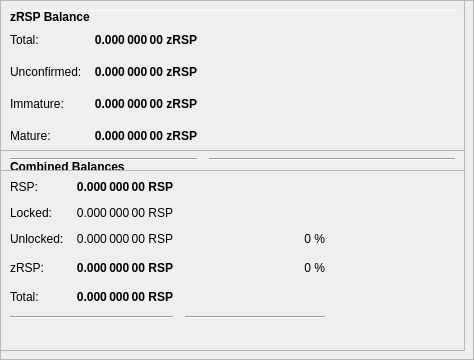
        <widget class="QFrame" name="frameObfuscation">
         <property name="minimumSize">
          <size>
           <width>0</width>
           <height>350</height>
          </size>
         </property>
         <property name="layoutDirection">
          <enum>Qt::LeftToRight</enum>
         </property>
         <property name="frameShape">
          <enum>QFrame::StyledPanel</enum>
         </property>
         <property name="frameShadow">
          <enum>QFrame::Raised</enum>
         </property>
         <widget class="QPushButton" name="runAutoDenom">
          <property name="geometry">
           <rect>
            <x>251</x>
            <y>17</y>
            <width>1</width>
            <height>1</height>
           </rect>
          </property>
          <property name="palette">
           <palette>
            <active>
             <colorrole role="WindowText">
              <brush brushstyle="SolidPattern">
               <color alpha="255">
                <red>0</red>
                <green>0</green>
                <blue>0</blue>
               </color>
              </brush>
             </colorrole>
             <colorrole role="Button">
              <brush brushstyle="SolidPattern">
               <color alpha="255">
                <red>239</red>
                <green>238</green>
                <blue>238</blue>
               </color>
              </brush>
             </colorrole>
             <colorrole role="Light">
              <brush brushstyle="SolidPattern">
               <color alpha="255">
                <red>255</red>
                <green>255</green>
                <blue>255</blue>
               </color>
              </brush>
             </colorrole>
             <colorrole role="Midlight">
              <brush brushstyle="SolidPattern">
               <color alpha="255">
                <red>247</red>
                <green>246</green>
                <blue>246</blue>
               </color>
              </brush>
             </colorrole>
             <colorrole role="Dark">
              <brush brushstyle="SolidPattern">
               <color alpha="255">
                <red>119</red>
                <green>119</green>
                <blue>119</blue>
               </color>
              </brush>
             </colorrole>
             <colorrole role="Mid">
              <brush brushstyle="SolidPattern">
               <color alpha="255">
                <red>159</red>
                <green>159</green>
                <blue>159</blue>
               </color>
              </brush>
             </colorrole>
             <colorrole role="Text">
              <brush brushstyle="SolidPattern">
               <color alpha="255">
                <red>0</red>
                <green>0</green>
                <blue>0</blue>
               </color>
              </brush>
             </colorrole>
             <colorrole role="BrightText">
              <brush brushstyle="SolidPattern">
               <color alpha="255">
                <red>255</red>
                <green>255</green>
                <blue>255</blue>
               </color>
              </brush>
             </colorrole>
             <colorrole role="ButtonText">
              <brush brushstyle="SolidPattern">
               <color alpha="255">
                <red>0</red>
                <green>0</green>
                <blue>0</blue>
               </color>
              </brush>
             </colorrole>
             <colorrole role="Base">
              <brush brushstyle="SolidPattern">
               <color alpha="255">
                <red>255</red>
                <green>255</green>
                <blue>255</blue>
               </color>
              </brush>
             </colorrole>
             <colorrole role="Window">
              <brush brushstyle="SolidPattern">
               <color alpha="255">
                <red>239</red>
                <green>238</green>
                <blue>238</blue>
               </color>
              </brush>
             </colorrole>
             <colorrole role="Shadow">
              <brush brushstyle="SolidPattern">
               <color alpha="255">
                <red>0</red>
                <green>0</green>
                <blue>0</blue>
               </color>
              </brush>
             </colorrole>
             <colorrole role="AlternateBase">
              <brush brushstyle="SolidPattern">
               <color alpha="255">
                <red>247</red>
                <green>246</green>
                <blue>246</blue>
               </color>
              </brush>
             </colorrole>
             <colorrole role="ToolTipBase">
              <brush brushstyle="SolidPattern">
               <color alpha="255">
                <red>255</red>
                <green>255</green>
                <blue>220</blue>
               </color>
              </brush>
             </colorrole>
             <colorrole role="ToolTipText">
              <brush brushstyle="SolidPattern">
               <color alpha="255">
                <red>0</red>
                <green>0</green>
                <blue>0</blue>
               </color>
              </brush>
             </colorrole>
            </active>
            <inactive>
             <colorrole role="WindowText">
              <brush brushstyle="SolidPattern">
               <color alpha="255">
                <red>0</red>
                <green>0</green>
                <blue>0</blue>
               </color>
              </brush>
             </colorrole>
             <colorrole role="Button">
              <brush brushstyle="SolidPattern">
               <color alpha="255">
                <red>239</red>
                <green>238</green>
                <blue>238</blue>
               </color>
              </brush>
             </colorrole>
             <colorrole role="Light">
              <brush brushstyle="SolidPattern">
               <color alpha="255">
                <red>255</red>
                <green>255</green>
                <blue>255</blue>
               </color>
              </brush>
             </colorrole>
             <colorrole role="Midlight">
              <brush brushstyle="SolidPattern">
               <color alpha="255">
                <red>247</red>
                <green>246</green>
                <blue>246</blue>
               </color>
              </brush>
             </colorrole>
             <colorrole role="Dark">
              <brush brushstyle="SolidPattern">
               <color alpha="255">
                <red>119</red>
                <green>119</green>
                <blue>119</blue>
               </color>
              </brush>
             </colorrole>
             <colorrole role="Mid">
              <brush brushstyle="SolidPattern">
               <color alpha="255">
                <red>159</red>
                <green>159</green>
                <blue>159</blue>
               </color>
              </brush>
             </colorrole>
             <colorrole role="Text">
              <brush brushstyle="SolidPattern">
               <color alpha="255">
                <red>0</red>
                <green>0</green>
                <blue>0</blue>
               </color>
              </brush>
             </colorrole>
             <colorrole role="BrightText">
              <brush brushstyle="SolidPattern">
               <color alpha="255">
                <red>255</red>
                <green>255</green>
                <blue>255</blue>
               </color>
              </brush>
             </colorrole>
             <colorrole role="ButtonText">
              <brush brushstyle="SolidPattern">
               <color alpha="255">
                <red>0</red>
                <green>0</green>
                <blue>0</blue>
               </color>
              </brush>
             </colorrole>
             <colorrole role="Base">
              <brush brushstyle="SolidPattern">
               <color alpha="255">
                <red>255</red>
                <green>255</green>
                <blue>255</blue>
               </color>
              </brush>
             </colorrole>
             <colorrole role="Window">
              <brush brushstyle="SolidPattern">
               <color alpha="255">
                <red>239</red>
                <green>238</green>
                <blue>238</blue>
               </color>
              </brush>
             </colorrole>
             <colorrole role="Shadow">
              <brush brushstyle="SolidPattern">
               <color alpha="255">
                <red>0</red>
                <green>0</green>
                <blue>0</blue>
               </color>
              </brush>
             </colorrole>
             <colorrole role="AlternateBase">
              <brush brushstyle="SolidPattern">
               <color alpha="255">
                <red>247</red>
                <green>246</green>
                <blue>246</blue>
               </color>
              </brush>
             </colorrole>
             <colorrole role="ToolTipBase">
              <brush brushstyle="SolidPattern">
               <color alpha="255">
                <red>255</red>
                <green>255</green>
                <blue>220</blue>
               </color>
              </brush>
             </colorrole>
             <colorrole role="ToolTipText">
              <brush brushstyle="SolidPattern">
               <color alpha="255">
                <red>0</red>
                <green>0</green>
                <blue>0</blue>
               </color>
              </brush>
             </colorrole>
            </inactive>
            <disabled>
             <colorrole role="WindowText">
              <brush brushstyle="SolidPattern">
               <color alpha="255">
                <red>119</red>
                <green>119</green>
                <blue>119</blue>
               </color>
              </brush>
             </colorrole>
             <colorrole role="Button">
              <brush brushstyle="SolidPattern">
               <color alpha="255">
                <red>239</red>
                <green>238</green>
                <blue>238</blue>
               </color>
              </brush>
             </colorrole>
             <colorrole role="Light">
              <brush brushstyle="SolidPattern">
               <color alpha="255">
                <red>255</red>
                <green>255</green>
                <blue>255</blue>
               </color>
              </brush>
             </colorrole>
             <colorrole role="Midlight">
              <brush brushstyle="SolidPattern">
               <color alpha="255">
                <red>247</red>
                <green>246</green>
                <blue>246</blue>
               </color>
              </brush>
             </colorrole>
             <colorrole role="Dark">
              <brush brushstyle="SolidPattern">
               <color alpha="255">
                <red>119</red>
                <green>119</green>
                <blue>119</blue>
               </color>
              </brush>
             </colorrole>
             <colorrole role="Mid">
              <brush brushstyle="SolidPattern">
               <color alpha="255">
                <red>159</red>
                <green>159</green>
                <blue>159</blue>
               </color>
              </brush>
             </colorrole>
             <colorrole role="Text">
              <brush brushstyle="SolidPattern">
               <color alpha="255">
                <red>119</red>
                <green>119</green>
                <blue>119</blue>
               </color>
              </brush>
             </colorrole>
             <colorrole role="BrightText">
              <brush brushstyle="SolidPattern">
               <color alpha="255">
                <red>255</red>
                <green>255</green>
                <blue>255</blue>
               </color>
              </brush>
             </colorrole>
             <colorrole role="ButtonText">
              <brush brushstyle="SolidPattern">
               <color alpha="255">
                <red>119</red>
                <green>119</green>
                <blue>119</blue>
               </color>
              </brush>
             </colorrole>
             <colorrole role="Base">
              <brush brushstyle="SolidPattern">
               <color alpha="255">
                <red>239</red>
                <green>238</green>
                <blue>238</blue>
               </color>
              </brush>
             </colorrole>
             <colorrole role="Window">
              <brush brushstyle="SolidPattern">
               <color alpha="255">
                <red>239</red>
                <green>238</green>
                <blue>238</blue>
               </color>
              </brush>
             </colorrole>
             <colorrole role="Shadow">
              <brush brushstyle="SolidPattern">
               <color alpha="255">
                <red>0</red>
                <green>0</green>
                <blue>0</blue>
               </color>
              </brush>
             </colorrole>
             <colorrole role="AlternateBase">
              <brush brushstyle="SolidPattern">
               <color alpha="255">
                <red>239</red>
                <green>238</green>
                <blue>238</blue>
               </color>
              </brush>
             </colorrole>
             <colorrole role="ToolTipBase">
              <brush brushstyle="SolidPattern">
               <color alpha="255">
                <red>255</red>
                <green>255</green>
                <blue>220</blue>
               </color>
              </brush>
             </colorrole>
             <colorrole role="ToolTipText">
              <brush brushstyle="SolidPattern">
               <color alpha="255">
                <red>0</red>
                <green>0</green>
                <blue>0</blue>
               </color>
              </brush>
             </colorrole>
            </disabled>
           </palette>
          </property>
          <property name="focusPolicy">
           <enum>Qt::NoFocus</enum>
          </property>
          <property name="autoFillBackground">
           <bool>true</bool>
          </property>
          <property name="text">
           <string/>
          </property>
          <property name="flat">
           <bool>true</bool>
          </property>
         </widget>
         <widget class="Line" name="line">
          <property name="geometry">
           <rect>
            <x>7</x>
            <y>10</y>
            <width>451</width>
            <height>1</height>
           </rect>
          </property>
          <property name="orientation">
           <enum>Qt::Horizontal</enum>
          </property>
         </widget>
         <widget class="QFrame" name="frame_3">
          <property name="geometry">
           <rect>
            <x>0</x>
            <y>150</y>
            <width>465</width>
            <height>201</height>
           </rect>
          </property>
          <property name="frameShape">
           <enum>QFrame::StyledPanel</enum>
          </property>
          <property name="frameShadow">
           <enum>QFrame::Raised</enum>
          </property>
          <layout class="QVBoxLayout" name="verticalLayout_5">
           <item>
            <layout class="QHBoxLayout" name="horizontalLayout_5" stretch="0">
             <item>
              <widget class="QLabel" name="label_5z">
               <property name="maximumSize">
                <size>
                 <width>16777215</width>
                 <height>20</height>
                </size>
               </property>
               <property name="font">
                <font>
                 <weight>75</weight>
                 <bold>true</bold>
                </font>
               </property>
               <property name="toolTip">
                <string>Combined Balances (including unconfirmed and immature coins)</string>
               </property>
               <property name="text">
                <string>&lt;html&gt;&lt;head/&gt;&lt;body&gt;&lt;p&gt;Combined Balances&lt;/p&gt;&lt;/body&gt;&lt;/html&gt;</string>
               </property>
              </widget>
             </item>
            </layout>
           </item>
           <item>
            <layout class="QGridLayout" name="gridLayout_3">
             <property name="spacing">
              <number>12</number>
             </property>
             <item row="7" column="0" colspan="2">
              <widget class="Line" name="lineSpendableBalance_3">
               <property name="orientation">
                <enum>Qt::Horizontal</enum>
               </property>
              </widget>
             </item>
             <item row="7" column="2">
              <widget class="Line" name="lineWatchBalance_3">
               <property name="sizePolicy">
                <sizepolicy hsizetype="Preferred" vsizetype="Fixed">
                 <horstretch>0</horstretch>
                 <verstretch>0</verstretch>
                </sizepolicy>
               </property>
               <property name="minimumSize">
                <size>
                 <width>140</width>
                 <height>0</height>
                </size>
               </property>
               <property name="orientation">
                <enum>Qt::Horizontal</enum>
               </property>
              </widget>
             </item>
             <item row="4" column="1">
              <widget class="QLabel" name="labelzBalancez">
               <property name="font">
                <font>
                 <weight>75</weight>
                 <bold>true</bold>
                </font>
               </property>
               <property name="cursor">
                <cursorShape>IBeamCursor</cursorShape>
               </property>
               <property name="toolTip">
                <string>Total of transactions that have yet to be confirmed, and do not yet count toward the spendable balance</string>
               </property>
               <property name="text">
                <string notr="true">0.000 000 00 RSP</string>
               </property>
               <property name="alignment">
                <set>Qt::AlignRight|Qt::AlignTrailing|Qt::AlignVCenter</set>
               </property>
               <property name="textInteractionFlags">
                <set>Qt::LinksAccessibleByMouse|Qt::TextSelectableByKeyboard|Qt::TextSelectableByMouse</set>
               </property>
              </widget>
             </item>
             <item row="6" column="1">
              <widget class="QLabel" name="labelTotalz">
               <property name="font">
                <font>
                 <weight>75</weight>
                 <bold>true</bold>
                </font>
               </property>
               <property name="cursor">
                <cursorShape>IBeamCursor</cursorShape>
               </property>
               <property name="toolTip">
                <string>Total Balance, including unconfirmed and immature coins.</string>
               </property>
               <property name="text">
                <string notr="true">0.000 000 00 RSP</string>
               </property>
               <property name="alignment">
                <set>Qt::AlignRight|Qt::AlignTrailing|Qt::AlignVCenter</set>
               </property>
               <property name="textInteractionFlags">
                <set>Qt::LinksAccessibleByMouse|Qt::TextSelectableByKeyboard|Qt::TextSelectableByMouse</set>
               </property>
              </widget>
             </item>
             <item row="4" column="3">
              <spacer name="horizontalSpacer_6">
               <property name="orientation">
                <enum>Qt::Horizontal</enum>
               </property>
               <property name="sizeHint" stdset="0">
                <size>
                 <width>40</width>
                 <height>20</height>
                </size>
               </property>
              </spacer>
             </item>
             <item row="6" column="0">
              <widget class="QLabel" name="labelTotalTextz">
               <property name="text">
                <string>Total:</string>
               </property>
              </widget>
             </item>
             <item row="1" column="0">
              <widget class="QLabel" name="labelBalanceTextz">
               <property name="text">
                <string>RSP:</string>
               </property>
              </widget>
             </item>
             <item row="1" column="1">
              <widget class="QLabel" name="labelBalancez">
               <property name="font">
                <font>
                 <weight>75</weight>
                 <bold>true</bold>
                </font>
               </property>
               <property name="cursor">
                <cursorShape>IBeamCursor</cursorShape>
               </property>
               <property name="toolTip">
                <string>Your current spendable balance</string>
               </property>
               <property name="text">
                <string notr="true">0.000 000 00 RSP</string>
               </property>
               <property name="alignment">
                <set>Qt::AlignRight|Qt::AlignTrailing|Qt::AlignVCenter</set>
               </property>
               <property name="textInteractionFlags">
                <set>Qt::LinksAccessibleByMouse|Qt::TextSelectableByKeyboard|Qt::TextSelectableByMouse</set>
               </property>
              </widget>
             </item>
             <item row="4" column="0">
              <widget class="QLabel" name="labelzBalanceTextz">
               <property name="toolTip">
                <string/>
               </property>
               <property name="text">
                <string>zRSP:</string>
               </property>
              </widget>
             </item>
             <item row="4" column="2">
              <widget class="QLabel" name="labelzRSPPercent">
               <property name="toolTip">
                <string>Current percentage of zRSP.
If AutoMint is enabled this percentage will settle around the configured AutoMint percentage (default = 10%)</string>
               </property>
               <property name="text">
                <string>0 %</string>
               </property>
               <property name="alignment">
                <set>Qt::AlignRight|Qt::AlignTrailing|Qt::AlignVCenter</set>
               </property>
              </widget>
             </item>
             <item row="6" column="2">
              <widget class="QLabel" name="label100Percent">
               <property name="text">
                <string/>
               </property>
               <property name="alignment">
                <set>Qt::AlignRight|Qt::AlignTrailing|Qt::AlignVCenter</set>
               </property>
              </widget>
             </item>
             <item row="2" column="1">
              <widget class="QLabel" name="labelLockedBalance">
               <property name="toolTip">
                <string>Locked RSP or Masternode collaterals. These are excluded from zRSP minting.</string>
               </property>
               <property name="text">
                <string>0.000 000 00 RSP</string>
               </property>
               <property name="alignment">
                <set>Qt::AlignRight|Qt::AlignTrailing|Qt::AlignVCenter</set>
               </property>
              </widget>
             </item>
             <item row="2" column="0">
              <widget class="QLabel" name="labelLockedBalanceText">
               <property name="toolTip">
                <string>Locked RSP or Masternode collaterals. These are excluded from zRSP minting.</string>
               </property>
               <property name="text">
                <string>Locked:</string>
               </property>
              </widget>
             </item>
             <item row="3" column="0">
              <widget class="QLabel" name="labelUnLockedBalanceText">
               <property name="toolTip">
                <string>Unlocked RSPs. These can be used for zRSP minting.</string>
               </property>
               <property name="text">
                <string>Unlocked:</string>
               </property>
              </widget>
             </item>
             <item row="3" column="1">
              <widget class="QLabel" name="labelUnLockedBalance">
               <property name="toolTip">
                <string>Unlocked RSPs. These can be used for zRSP minting.</string>
               </property>
               <property name="text">
                <string>0.000 000 00 RSP</string>
               </property>
               <property name="alignment">
                <set>Qt::AlignRight|Qt::AlignTrailing|Qt::AlignVCenter</set>
               </property>
              </widget>
             </item>
             <item row="3" column="2">
              <widget class="QLabel" name="labelRSPPercent">
               <property name="text">
                <string>0 %</string>
               </property>
               <property name="alignment">
                <set>Qt::AlignRight|Qt::AlignTrailing|Qt::AlignVCenter</set>
               </property>
              </widget>
             </item>
            </layout>
           </item>
           <item>
            <spacer name="verticalSpacer">
             <property name="orientation">
              <enum>Qt::Vertical</enum>
             </property>
             <property name="sizeHint" stdset="0">
              <size>
               <width>20</width>
               <height>40</height>
              </size>
             </property>
            </spacer>
           </item>
          </layout>
         </widget>
         <widget class="QFrame" name="frame_4">
          <property name="geometry">
           <rect>
            <x>0</x>
            <y>0</y>
            <width>465</width>
            <height>171</height>
           </rect>
          </property>
          <property name="frameShape">
           <enum>QFrame::StyledPanel</enum>
          </property>
          <property name="frameShadow">
           <enum>QFrame::Raised</enum>
          </property>
          <layout class="QVBoxLayout" name="verticalLayout_7">
           <item>
            <layout class="QHBoxLayout" name="horizontalLayout_8" stretch="0">
             <item>
              <widget class="QLabel" name="label_5z_3">
               <property name="maximumSize">
                <size>
                 <width>16777215</width>
                 <height>20</height>
                </size>
               </property>
               <property name="font">
                <font>
                 <weight>75</weight>
                 <bold>true</bold>
                </font>
               </property>
               <property name="text">
                <string>zRSP Balance</string>
               </property>
              </widget>
             </item>
            </layout>
           </item>
           <item>
            <layout class="QGridLayout" name="gridLayout_5">
             <property name="spacing">
              <number>12</number>
             </property>
             <item row="4" column="0">
              <widget class="QLabel" name="labelzBalanceMatureText">
               <property name="toolTip">
                <string>Mature: more than 20 confirmation and more than 1 mints of the same denomination after it was minted.
These zRSP are spendable.</string>
               </property>
               <property name="text">
                <string>Mature:</string>
               </property>
              </widget>
             </item>
             <item row="5" column="0" colspan="2">
              <widget class="Line" name="lineSpendableBalance_5">
               <property name="orientation">
                <enum>Qt::Horizontal</enum>
               </property>
              </widget>
             </item>
             <item row="1" column="1">
              <widget class="QLabel" name="labelzBalance">
               <property name="font">
                <font>
                 <weight>75</weight>
                 <bold>true</bold>
                </font>
               </property>
               <property name="cursor">
                <cursorShape>IBeamCursor</cursorShape>
               </property>
               <property name="toolTip">
                <string>All available zRSP, unconfirmed and immature zRSP included.</string>
               </property>
               <property name="text">
                <string notr="true">0.000 000 00 zRSP</string>
               </property>
               <property name="alignment">
                <set>Qt::AlignRight|Qt::AlignTrailing|Qt::AlignVCenter</set>
               </property>
               <property name="textInteractionFlags">
                <set>Qt::LinksAccessibleByMouse|Qt::TextSelectableByKeyboard|Qt::TextSelectableByMouse</set>
               </property>
              </widget>
             </item>
             <item row="5" column="2">
              <widget class="Line" name="lineWatchBalance_5">
               <property name="sizePolicy">
                <sizepolicy hsizetype="Preferred" vsizetype="Fixed">
                 <horstretch>0</horstretch>
                 <verstretch>0</verstretch>
                </sizepolicy>
               </property>
               <property name="minimumSize">
                <size>
                 <width>140</width>
                 <height>0</height>
                </size>
               </property>
               <property name="orientation">
                <enum>Qt::Horizontal</enum>
               </property>
              </widget>
             </item>
             <item row="1" column="0">
              <widget class="QLabel" name="labelzBalanceText">
               <property name="toolTip">
                <string>All available zRSP, unconfirmed and immature zRSP included.</string>
               </property>
               <property name="text">
                <string>Total:</string>
               </property>
              </widget>
             </item>
             <item row="1" column="2">
              <spacer name="horizontalSpacer_8">
               <property name="orientation">
                <enum>Qt::Horizontal</enum>
               </property>
               <property name="sizeHint" stdset="0">
                <size>
                 <width>40</width>
                 <height>20</height>
                </size>
               </property>
              </spacer>
             </item>
             <item row="4" column="2">
              <spacer name="horizontalSpacer_4">
               <property name="orientation">
                <enum>Qt::Horizontal</enum>
               </property>
               <property name="sizeHint" stdset="0">
                <size>
                 <width>40</width>
                 <height>20</height>
                </size>
               </property>
              </spacer>
             </item>
             <item row="4" column="1">
              <widget class="QLabel" name="labelzBalanceMature">
               <property name="font">
                <font>
                 <weight>75</weight>
                 <bold>true</bold>
                </font>
               </property>
               <property name="toolTip">
                <string>Mature: more than 20 confirmation and more than 1 mints of the same denomination after it was minted.
These zRSP are spendable.</string>
               </property>
               <property name="text">
                <string>0.000 000 00 zRSP</string>
               </property>
               <property name="alignment">
                <set>Qt::AlignRight|Qt::AlignTrailing|Qt::AlignVCenter</set>
               </property>
              </widget>
             </item>
             <item row="2" column="0">
              <widget class="QLabel" name="labelzBalanceUnconfirmedText">
               <property name="toolTip">
                <string>Unconfirmed: less than 20 confirmations
Immature: confirmed, but less than 1 mints of the same denomination after it was minted</string>
               </property>
               <property name="text">
                <string>Unconfirmed:</string>
               </property>
              </widget>
             </item>
             <item row="2" column="1">
              <widget class="QLabel" name="labelzBalanceUnconfirmed">
               <property name="font">
                <font>
                 <weight>75</weight>
                 <bold>true</bold>
                </font>
               </property>
               <property name="toolTip">
                <string>Unconfirmed: less than 20 confirmations
Immature: confirmed, but less than 1 mints of the same denomination after it was minted</string>
               </property>
               <property name="text">
                <string>0.000 000 00 zRSP</string>
               </property>
               <property name="alignment">
                <set>Qt::AlignRight|Qt::AlignTrailing|Qt::AlignVCenter</set>
               </property>
              </widget>
             </item>
             <item row="2" column="2">
              <spacer name="horizontalSpacer_5">
               <property name="orientation">
                <enum>Qt::Horizontal</enum>
               </property>
               <property name="sizeHint" stdset="0">
                <size>
                 <width>40</width>
                 <height>20</height>
                </size>
               </property>
              </spacer>
             </item>
             <item row="3" column="0">
              <widget class="QLabel" name="labelzBalanceImmatureText">
               <property name="toolTip">
                <string>Unconfirmed: less than 20 confirmations
Immature: confirmed, but less than 1 mints of the same denomination after it was minted</string>
               </property>
               <property name="text">
                <string>Immature:</string>
               </property>
              </widget>
             </item>
             <item row="3" column="1">
              <widget class="QLabel" name="labelzBalanceImmature">
               <property name="font">
                <font>
                 <weight>75</weight>
                 <bold>true</bold>
                </font>
               </property>
               <property name="toolTip">
                <string>Unconfirmed: less than 20 confirmations
Immature: confirmed, but less than 1 mints of the same denomination after it was minted</string>
               </property>
               <property name="text">
                <string>0.000 000 00 zRSP</string>
               </property>
               <property name="alignment">
                <set>Qt::AlignRight|Qt::AlignTrailing|Qt::AlignVCenter</set>
               </property>
              </widget>
             </item>
             <item row="3" column="2">
              <spacer name="horizontalSpacer_7">
               <property name="orientation">
                <enum>Qt::Horizontal</enum>
               </property>
               <property name="sizeHint" stdset="0">
                <size>
                 <width>40</width>
                 <height>20</height>
                </size>
               </property>
              </spacer>
             </item>
            </layout>
           </item>
          </layout>
         </widget>
        </widget>
